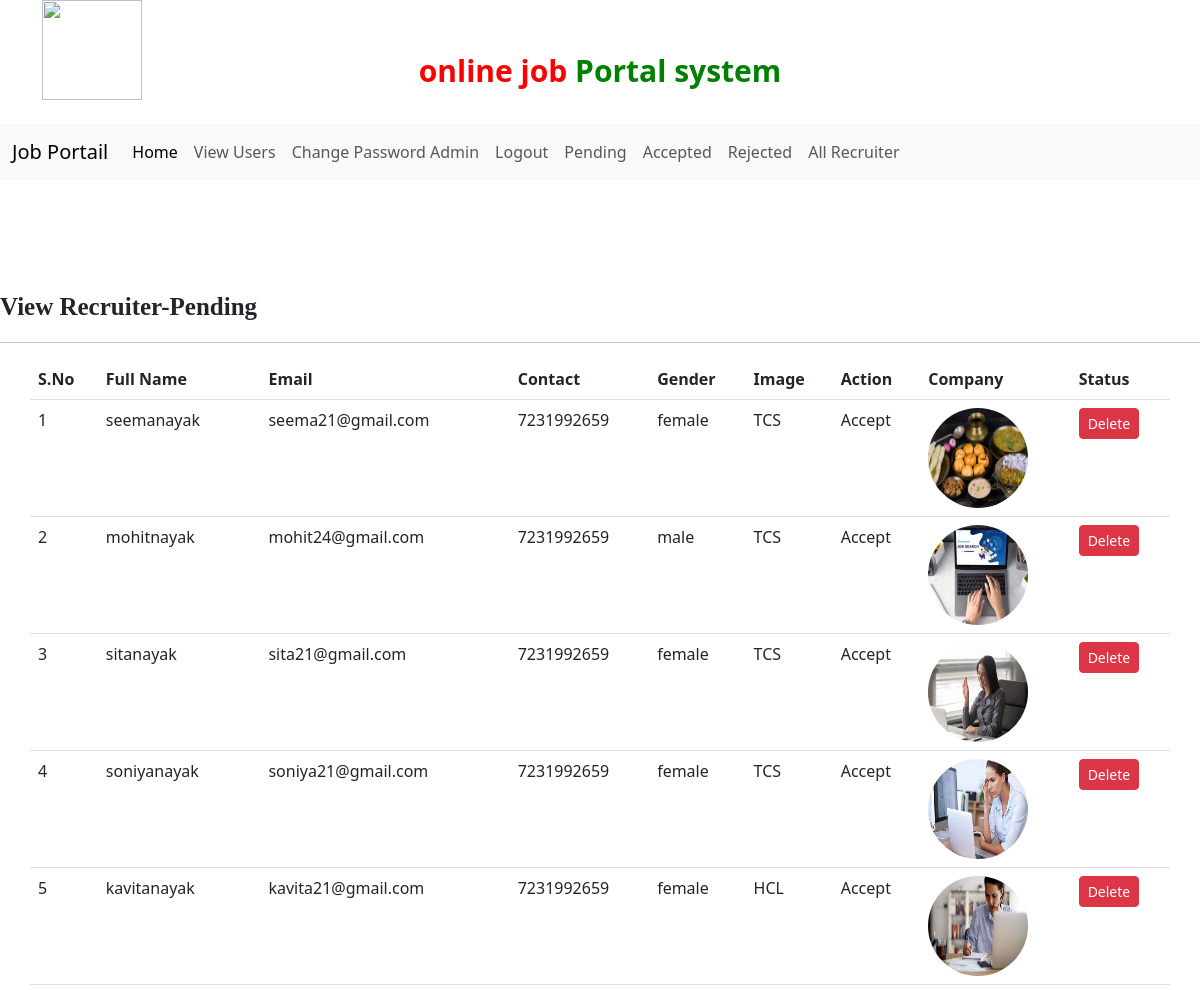
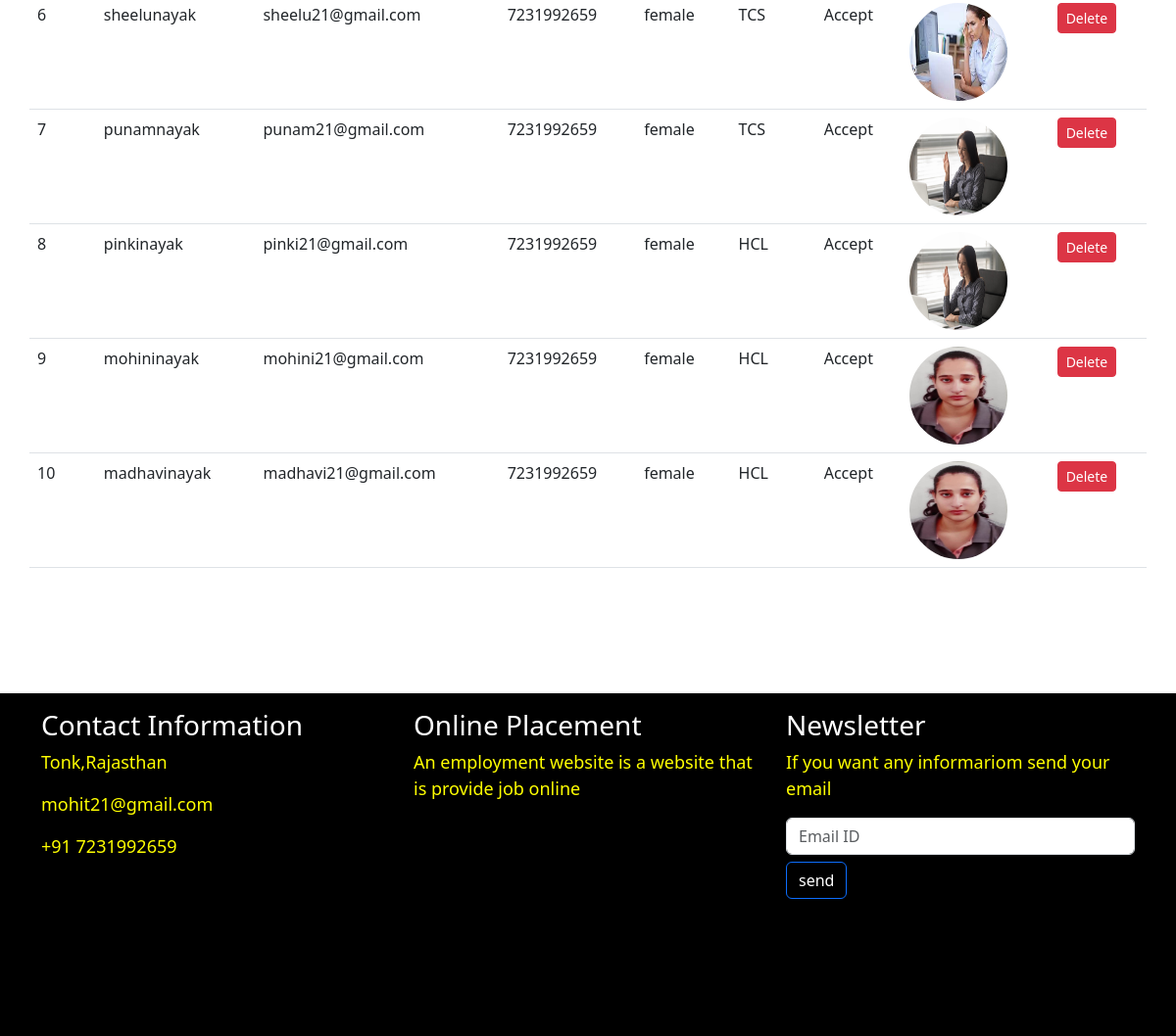
/recruiter_accepted (signed in), run on the app's committed database (2 pictures, top to bottom).
### job/models.py (models this page shows, shortened)
class Recruiter(models.Model):
    user=models.ForeignKey(User,on_delete=models.CASCADE)
    mobile=models.CharField(max_length=15,null=True)
    gender=models.CharField(max_length=10,null=True)
    company=models.CharField(max_length=100,null=True)
    type=models.CharField(max_length=15,null=True)
    status=models.CharField(max_length=20,null=True)
    image=models.ImageField(upload_to='images',default='')

### job/views.py (the view)
# urls.py: path('recruiter_accepted',views.recruiter_accepted,name='recruiter_accepted'),
def recruiter_accepted(request):
    if not request.user.is_authenticated:
        return redirect('admin_login')
    data = Recruiter.objects.filter(status='Accept')
    d = {'data': data}
    return render(request, 'job/recruiter_accepted.html', d)

### templates/job/recruiter_accepted.html
{% extends 'job/admin_navigation.html' %}
{% load static %}
{% block body %}
<marquee style="font-family:'Monotype Corsiva' ;font-size:25px; color: darkcolor; backgroung-color:black;font-weight:bold;margin-top:1%">
    View Recruiter-Pending
</marquee>
<hr>
<table class="table table-hover container id="example">
    <thead>
    <tr>
       <th>S.No</th>
       <th>Full Name</th>
       <th>Email</th>
       <th>Contact</th>
       <th>Gender</th>
       <th>Image</th>
       <th>Action</th>
       <th>Company</th>
       <th>Status</th>
    </tr>
    </thead>
    <tbody>
    {% for i in data %}
    <tr style="background-color: #DEB887">
        <td>{{forloop.counter}}</td>
        <td>{{i.user.first_name}}{{i.user.last_name}}</td>
        <td>{{i.user.username}}</td>
        <td>{{i.mobile}}</td>
        <td>{{i.gender}}</td>
        <td>{{i.company}}</td>
        <td>{{i.status}}</td>
        <td><img src="{{i.image.url}}" style="width:100px;height:100px;border-radius:50%"></td>
        <td><a href="{% url 'delete_users' i.id %}" class="btn btn-danger btn-sm" onclick="return confirm('ARE you Sure')">Delete</a> </td>
    </tr>
    {% endfor %}
    </tbody>
</table>
{% endblock body %}

### templates/job/admin_navigation.html (shortened to what this page needs)
<!doctype html>
{% load static %}
<html lang="en">
  <head>
    <link href="https://cdn.jsdelivr.net/npm/bootstrap@5.3.0/dist/css/bootstrap.min.css" rel="stylesheet">
  </head>
  <body>
  <div class="container">
       <div class="row">
           <div class="col-sm-3">
               <img src="{% static 'images/logo2.jpg' %}" style="width:100px; height:100px">
           </div>
           <div class="col-sm-6 mt-5 text-center">
               <span style="font-weight:bold; font-size:30px">
                 <span style="color:red">online job </span>
                  <span style="color:green">Portal system </span>
               </span>
             </div>
           <div class="col-sm-3 mt-5" style="padding-left: 10%">
             </div>
       </div>
      </div>
  <br>
  <nav class="navbar navbar-expand-lg bg-body-tertiary">
    <div class="container-fluid">
      <a class="navbar-brand" href="#">Job Portail</a>
      <div class="collapse navbar-collapse" id="navbarSupportedContent">
        <ul class="navbar-nav me-auto mb-2 mb-lg-0">
          <li class="nav-item">
            <a class="nav-link active" aria-current="page" href="{% url 'admin_home' %}">Home</a>
          </li>
          <li class="nav-item">
            <a class="nav-link" href="{% url 'view_users' %}">View Users</a>
          </li>
          <li class="nav-item">
            <a class="nav-link" href="{% url 'change_passwordadmin' %}">Change Password Admin</a>
          </li>
          <li class="nav-item">
            <a class="nav-link" href="{% url 'Logout' %}">Logout</a>
          </li>
          <li class="nav-item">
            <a class="nav-link" href="{% url 'recruiter_pending' %}">Pending</a>
          </li>
          <li class="nav-item">
            <a class="nav-link" href="{% url 'recruiter_accepted' %}">Accepted</a>
          </li>
          <li class="nav-item">
            <a class="nav-link" href="{% url 'recruiter_rejected' %}">Rejected</a>
          </li>
          <li class="nav-item">
            <a class="nav-link" href="{% url 'recruiter_all' %}">All Recruiter</a>
          </li>
        </ul>
      </div>
    </div>
  </nav>
  <br>
  <br>
  <br>
  <br>
  {% block body %}
  {% endblock body %}
  <br>
  <br>
  <br>
  <br>
  <div class="mt-3" style="background-color:black; width:100%; height:350px">
      <div class="container">
         <div class="row">
             <div class="col-md-4 mt-3">
                 <h3 class="text-white">Contact Information</h3>
                 <p style="color:yellow;font-size:18px">Tonk,Rajasthan </p>
                 <p style="color:yellow;font-size:18px">mohit21@gmail.com </p>
                 <p style="color:yellow;font-size:18px">+91 7231992659 </p>
             </div>
             <div class="col-md-4 mt-3">
                 <h3 class="text-white">Online Placement</h3>
                 <p style="color:yellow;font-size:18px">An employment website is a website that is provide job online</p>
             </div>
             <div class="col-md-4 mt-3">
                 <h3 class="text-white">Newsletter</h3>
                 <p style="color:yellow;font-size:18px">If you want any informariom send your email</p>
                 <form method="post" class="form-inline">{%  csrf_token %}
                     <input type="email" name="emailid" placeholder="Email ID" required class="form-control mr-2">
                     <input type="submit" value="send" class="btn btn-primary" style="margin-top:2%; color:darkcyn;background-color:black" >
                 </form>
             </div>
         </div>
      </div>
  </div>
  </body>
</html>

### data on the page
Recruiter: user.first_name "seema", user.last_name "nayak", user.username "seema21@gmail.com", mobile "7231992659", gender "female", company "TCS", status "Accept", image (picture)
Recruiter: user.first_name "mohit", user.last_name "nayak", user.username "mohit24@gmail.com", mobile "7231992659", gender "male", company "TCS", status "Accept", image (picture)
Recruiter: user.first_name "sita", user.last_name "nayak", user.username "sita21@gmail.com", mobile "7231992659", gender "female", company "TCS", status "Accept", image (picture)
Recruiter: user.first_name "soniya", user.last_name "nayak", user.username "soniya21@gmail.com", mobile "7231992659", gender "female", company "TCS", status "Accept", image (picture)
Recruiter: user.first_name "kavita", user.last_name "nayak", user.username "kavita21@gmail.com", mobile "7231992659", gender "female", company "HCL", status "Accept", image (picture)
Recruiter: user.first_name "sheelu", user.last_name "nayak", user.username "sheelu21@gmail.com", mobile "7231992659", gender "female", company "TCS", status "Accept", image (picture)
Recruiter: user.first_name "punam", user.last_name "nayak", user.username "punam21@gmail.com", mobile "7231992659", gender "female", company "TCS", status "Accept", image (picture)
Recruiter: user.first_name "pinki", user.last_name "nayak", user.username "pinki21@gmail.com", mobile "7231992659", gender "female", company "HCL", status "Accept", image (picture)
Recruiter: user.first_name "mohini", user.last_name "nayak", user.username "mohini21@gmail.com", mobile "7231992659", gender "female", company "HCL", status "Accept", image (picture)
Recruiter: user.first_name "madhavi", user.last_name "nayak", user.username "madhavi21@gmail.com", mobile "7231992659", gender "female", company "HCL", status "Accept", image (picture)
